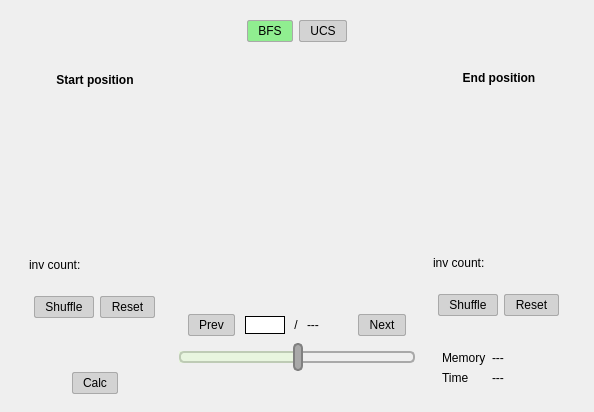
<?xml version="1.0" encoding="UTF-8"?>
<ui version="4.0">
 <class>Form</class>
 <widget class="QWidget" name="Form">
  <property name="geometry">
   <rect>
    <x>0</x>
    <y>0</y>
    <width>594</width>
    <height>412</height>
   </rect>
  </property>
  <property name="windowTitle">
   <string>Form</string>
  </property>
  <property name="styleSheet">
   <string notr="true">QPushButton {
	border-style: solid;
	border-width: 1px;
	border-color: darkgray;
	border-radius: 2px;
	background-color: lightgray;
	padding: 3 px; 
	padding-left : 10 px;
	padding-right: 10 px;
	<!-- text-margin: 10 px; -->
}

QPushButton::hover {
	background-color: lightblue;
}

QPushButton::checked {
	background-color: lightgreen;
}

QPushButton::checked:hover {
	background-color: rgb(144, 238, 188);

}</string>
  </property>
  <layout class="QVBoxLayout" name="verticalLayout">
   <property name="spacing">
    <number>0</number>
   </property>
   <property name="bottomMargin">
    <number>0</number>
   </property>
   <item>
    <widget class="QWidget" name="widget_2" native="true">
     <property name="sizePolicy">
      <sizepolicy hsizetype="Preferred" vsizetype="Maximum">
       <horstretch>0</horstretch>
       <verstretch>0</verstretch>
      </sizepolicy>
     </property>
     <property name="styleSheet">
      <string notr="true">QPushButton{
	

}</string>
     </property>
     <layout class="QHBoxLayout" name="horizontalLayout">
      <property name="bottomMargin">
       <number>9</number>
      </property>
      <item>
       <spacer name="horizontalSpacer_17">
        <property name="orientation">
         <enum>Qt::Horizontal</enum>
        </property>
        <property name="sizeHint" stdset="0">
         <size>
          <width>40</width>
          <height>20</height>
         </size>
        </property>
       </spacer>
      </item>
      <item>
       <widget class="QPushButton" name="bfs_btn">
        <property name="text">
         <string>BFS</string>
        </property>
        <property name="checkable">
         <bool>true</bool>
        </property>
        <property name="checked">
         <bool>true</bool>
        </property>
       </widget>
      </item>
      <item>
       <widget class="QPushButton" name="ucs_btn">
        <property name="text">
         <string>UCS</string>
        </property>
        <property name="checkable">
         <bool>true</bool>
        </property>
        <property name="checked">
         <bool>false</bool>
        </property>
       </widget>
      </item>
      <item>
       <spacer name="horizontalSpacer_21">
        <property name="orientation">
         <enum>Qt::Horizontal</enum>
        </property>
        <property name="sizeHint" stdset="0">
         <size>
          <width>40</width>
          <height>20</height>
         </size>
        </property>
       </spacer>
      </item>
     </layout>
    </widget>
   </item>
   <item>
    <widget class="QWidget" name="widget" native="true">
     <layout class="QHBoxLayout" name="horizontalLayout_2">
      <property name="spacing">
       <number>0</number>
      </property>
      <property name="bottomMargin">
       <number>0</number>
      </property>
      <item>
       <widget class="QWidget" name="sw_p" native="true">
        <layout class="QVBoxLayout" name="verticalLayout_2">
         <property name="leftMargin">
          <number>0</number>
         </property>
         <property name="rightMargin">
          <number>0</number>
         </property>
         <property name="bottomMargin">
          <number>9</number>
         </property>
         <item>
          <spacer name="verticalSpacer">
           <property name="orientation">
            <enum>Qt::Vertical</enum>
           </property>
           <property name="sizeHint" stdset="0">
            <size>
             <width>20</width>
             <height>3</height>
            </size>
           </property>
          </spacer>
         </item>
         <item>
          <widget class="QLabel" name="label">
           <property name="font">
            <font>
             <weight>75</weight>
             <bold>true</bold>
            </font>
           </property>
           <property name="text">
            <string>Start position</string>
           </property>
           <property name="alignment">
            <set>Qt::AlignCenter</set>
           </property>
          </widget>
         </item>
         <item>
          <widget class="QWidget" name="sw" native="true">
           <property name="minimumSize">
            <size>
             <width>150</width>
             <height>150</height>
            </size>
           </property>
          </widget>
         </item>
         <item>
          <widget class="QWidget" name="widget_11" native="true">
           <layout class="QHBoxLayout" name="horizontalLayout_13">
            <item>
             <widget class="QLabel" name="label_7">
              <property name="text">
               <string>inv count:</string>
              </property>
             </widget>
            </item>
            <item>
             <widget class="QLabel" name="st_inv_lbl">
              <property name="text">
               <string/>
              </property>
             </widget>
            </item>
           </layout>
          </widget>
         </item>
         <item>
          <widget class="QWidget" name="widget_3" native="true">
           <layout class="QHBoxLayout" name="horizontalLayout_3">
            <item>
             <spacer name="horizontalSpacer">
              <property name="orientation">
               <enum>Qt::Horizontal</enum>
              </property>
              <property name="sizeHint" stdset="0">
               <size>
                <width>40</width>
                <height>20</height>
               </size>
              </property>
             </spacer>
            </item>
            <item>
             <widget class="QPushButton" name="sw_shuffle_btn">
              <property name="text">
               <string>Shuffle</string>
              </property>
             </widget>
            </item>
            <item>
             <widget class="QPushButton" name="sw_reset_btn">
              <property name="text">
               <string>Reset</string>
              </property>
             </widget>
            </item>
            <item>
             <spacer name="horizontalSpacer_2">
              <property name="orientation">
               <enum>Qt::Horizontal</enum>
              </property>
              <property name="sizeHint" stdset="0">
               <size>
                <width>40</width>
                <height>20</height>
               </size>
              </property>
             </spacer>
            </item>
           </layout>
          </widget>
         </item>
         <item>
          <spacer name="verticalSpacer_2">
           <property name="orientation">
            <enum>Qt::Vertical</enum>
           </property>
           <property name="sizeType">
            <enum>QSizePolicy::MinimumExpanding</enum>
           </property>
           <property name="sizeHint" stdset="0">
            <size>
             <width>20</width>
             <height>30</height>
            </size>
           </property>
          </spacer>
         </item>
         <item>
          <widget class="QWidget" name="widget_8" native="true">
           <layout class="QHBoxLayout" name="horizontalLayout_10">
            <item>
             <spacer name="horizontalSpacer_15">
              <property name="orientation">
               <enum>Qt::Horizontal</enum>
              </property>
              <property name="sizeHint" stdset="0">
               <size>
                <width>40</width>
                <height>20</height>
               </size>
              </property>
             </spacer>
            </item>
            <item>
             <widget class="QPushButton" name="calc_btn">
              <property name="text">
               <string>Calc</string>
              </property>
             </widget>
            </item>
            <item>
             <spacer name="horizontalSpacer_16">
              <property name="orientation">
               <enum>Qt::Horizontal</enum>
              </property>
              <property name="sizeHint" stdset="0">
               <size>
                <width>40</width>
                <height>20</height>
               </size>
              </property>
             </spacer>
            </item>
           </layout>
          </widget>
         </item>
        </layout>
       </widget>
      </item>
      <item>
       <widget class="QWidget" name="widget_5" native="true">
        <layout class="QVBoxLayout" name="verticalLayout_4">
         <item>
          <widget class="QWidget" name="widget_7" native="true">
           <layout class="QGridLayout" name="gridLayout">
            <property name="topMargin">
             <number>0</number>
            </property>
            <item row="0" column="0">
             <widget class="QWidget" name="mw" native="true">
              <property name="sizePolicy">
               <sizepolicy hsizetype="Maximum" vsizetype="Maximum">
                <horstretch>0</horstretch>
                <verstretch>0</verstretch>
               </sizepolicy>
              </property>
              <property name="minimumSize">
               <size>
                <width>200</width>
                <height>200</height>
               </size>
              </property>
             </widget>
            </item>
           </layout>
          </widget>
         </item>
         <item>
          <spacer name="verticalSpacer_5">
           <property name="orientation">
            <enum>Qt::Vertical</enum>
           </property>
           <property name="sizeHint" stdset="0">
            <size>
             <width>20</width>
             <height>40</height>
            </size>
           </property>
          </spacer>
         </item>
         <item>
          <widget class="QWidget" name="widget_6" native="true">
           <layout class="QHBoxLayout" name="horizontalLayout_9">
            <property name="topMargin">
             <number>0</number>
            </property>
            <property name="bottomMargin">
             <number>0</number>
            </property>
            <item>
             <widget class="QPushButton" name="prev_btn">
              <property name="text">
               <string>Prev</string>
              </property>
             </widget>
            </item>
            <item>
             <spacer name="horizontalSpacer_13">
              <property name="orientation">
               <enum>Qt::Horizontal</enum>
              </property>
              <property name="sizeHint" stdset="0">
               <size>
                <width>40</width>
                <height>20</height>
               </size>
              </property>
             </spacer>
            </item>
            <item>
             <widget class="QLineEdit" name="cur_step_le">
              <property name="sizePolicy">
               <sizepolicy hsizetype="Fixed" vsizetype="Fixed">
                <horstretch>0</horstretch>
                <verstretch>0</verstretch>
               </sizepolicy>
              </property>
              <property name="minimumSize">
               <size>
                <width>40</width>
                <height>0</height>
               </size>
              </property>
              <property name="maximumSize">
               <size>
                <width>40</width>
                <height>16777215</height>
               </size>
              </property>
              <property name="styleSheet">
               <string notr="true">QLineEdit {
	border: 1px solid black;
}</string>
              </property>
              <property name="alignment">
               <set>Qt::AlignRight|Qt::AlignTrailing|Qt::AlignVCenter</set>
              </property>
             </widget>
            </item>
            <item>
             <widget class="QLabel" name="label_3">
              <property name="sizePolicy">
               <sizepolicy hsizetype="Fixed" vsizetype="Preferred">
                <horstretch>0</horstretch>
                <verstretch>0</verstretch>
               </sizepolicy>
              </property>
              <property name="minimumSize">
               <size>
                <width>10</width>
                <height>0</height>
               </size>
              </property>
              <property name="text">
               <string> / </string>
              </property>
             </widget>
            </item>
            <item>
             <widget class="QLabel" name="steps_lbl">
              <property name="sizePolicy">
               <sizepolicy hsizetype="Fixed" vsizetype="Preferred">
                <horstretch>0</horstretch>
                <verstretch>0</verstretch>
               </sizepolicy>
              </property>
              <property name="minimumSize">
               <size>
                <width>40</width>
                <height>0</height>
               </size>
              </property>
              <property name="maximumSize">
               <size>
                <width>40</width>
                <height>16777215</height>
               </size>
              </property>
              <property name="text">
               <string>---</string>
              </property>
             </widget>
            </item>
            <item>
             <spacer name="horizontalSpacer_14">
              <property name="orientation">
               <enum>Qt::Horizontal</enum>
              </property>
              <property name="sizeHint" stdset="0">
               <size>
                <width>40</width>
                <height>20</height>
               </size>
              </property>
             </spacer>
            </item>
            <item>
             <widget class="QPushButton" name="next_btn">
              <property name="text">
               <string>Next</string>
              </property>
             </widget>
            </item>
           </layout>
          </widget>
         </item>
         <item>
          <widget class="QSlider" name="slider">
           <property name="minimumSize">
            <size>
             <width>0</width>
             <height>30</height>
            </size>
           </property>
           <property name="styleSheet">
            <string notr="true">QSlider::groove:horizontal {
    border: 2px solid darkgray;
	border-radius: 5px;
    height: 8px;
    margin: 0px;
    }
QSlider::handle:horizontal { 
	background-color: darkgray; 
	border: 2px solid gray; 
	width: 6px; 
	height: 24px; 
	line-height: 20px; 
	margin-top: -10px; 
	margin-bottom: -10px; 
	border-radius: 5px; 
}
QSlider::add-page:horizontal {
}

QSlider::sub-page:horizontal {
    background-color: rgba(223, 255, 198,100);
	border-radius: 2 px;
	border: solid 2px black;
}</string>
           </property>
           <property name="sliderPosition">
            <number>50</number>
           </property>
           <property name="orientation">
            <enum>Qt::Horizontal</enum>
           </property>
          </widget>
         </item>
         <item>
          <spacer name="verticalSpacer_6">
           <property name="orientation">
            <enum>Qt::Vertical</enum>
           </property>
           <property name="sizeHint" stdset="0">
            <size>
             <width>20</width>
             <height>40</height>
            </size>
           </property>
          </spacer>
         </item>
        </layout>
       </widget>
      </item>
      <item>
       <widget class="QWidget" name="ew_p" native="true">
        <layout class="QVBoxLayout" name="verticalLayout_3">
         <property name="leftMargin">
          <number>0</number>
         </property>
         <property name="rightMargin">
          <number>0</number>
         </property>
         <property name="bottomMargin">
          <number>9</number>
         </property>
         <item>
          <spacer name="verticalSpacer_3">
           <property name="orientation">
            <enum>Qt::Vertical</enum>
           </property>
           <property name="sizeHint" stdset="0">
            <size>
             <width>20</width>
             <height>40</height>
            </size>
           </property>
          </spacer>
         </item>
         <item>
          <widget class="QLabel" name="label_2">
           <property name="font">
            <font>
             <weight>75</weight>
             <bold>true</bold>
            </font>
           </property>
           <property name="text">
            <string>End position</string>
           </property>
           <property name="alignment">
            <set>Qt::AlignCenter</set>
           </property>
          </widget>
         </item>
         <item>
          <widget class="QWidget" name="ew" native="true">
           <property name="minimumSize">
            <size>
             <width>150</width>
             <height>150</height>
            </size>
           </property>
          </widget>
         </item>
         <item>
          <widget class="QWidget" name="widget_12" native="true">
           <layout class="QHBoxLayout" name="horizontalLayout_14">
            <item>
             <widget class="QLabel" name="label_8">
              <property name="text">
               <string>inv count:</string>
              </property>
             </widget>
            </item>
            <item>
             <widget class="QLabel" name="en_inv_lbl">
              <property name="text">
               <string/>
              </property>
             </widget>
            </item>
           </layout>
          </widget>
         </item>
         <item>
          <widget class="QWidget" name="widget_4" native="true">
           <layout class="QHBoxLayout" name="horizontalLayout_8">
            <item>
             <spacer name="horizontalSpacer_11">
              <property name="orientation">
               <enum>Qt::Horizontal</enum>
              </property>
              <property name="sizeHint" stdset="0">
               <size>
                <width>40</width>
                <height>20</height>
               </size>
              </property>
             </spacer>
            </item>
            <item>
             <widget class="QPushButton" name="ew_shuffle_btn">
              <property name="text">
               <string>Shuffle</string>
              </property>
             </widget>
            </item>
            <item>
             <widget class="QPushButton" name="ew_reset_btn">
              <property name="text">
               <string>Reset</string>
              </property>
             </widget>
            </item>
            <item>
             <spacer name="horizontalSpacer_12">
              <property name="orientation">
               <enum>Qt::Horizontal</enum>
              </property>
              <property name="sizeHint" stdset="0">
               <size>
                <width>40</width>
                <height>20</height>
               </size>
              </property>
             </spacer>
            </item>
           </layout>
          </widget>
         </item>
         <item>
          <spacer name="verticalSpacer_4">
           <property name="orientation">
            <enum>Qt::Vertical</enum>
           </property>
           <property name="sizeHint" stdset="0">
            <size>
             <width>20</width>
             <height>40</height>
            </size>
           </property>
          </spacer>
         </item>
         <item>
          <widget class="QWidget" name="widget_9" native="true">
           <layout class="QHBoxLayout" name="horizontalLayout_11">
            <item>
             <widget class="QWidget" name="widget_10" native="true">
              <layout class="QFormLayout" name="formLayout">
               <item row="0" column="0">
                <widget class="QLabel" name="label_5">
                 <property name="text">
                  <string>Memory</string>
                 </property>
                </widget>
               </item>
               <item row="1" column="0">
                <widget class="QLabel" name="label_6">
                 <property name="text">
                  <string>Time</string>
                 </property>
                </widget>
               </item>
               <item row="0" column="1">
                <widget class="QLabel" name="memory_lbl">
                 <property name="text">
                  <string>---</string>
                 </property>
                </widget>
               </item>
               <item row="1" column="1">
                <widget class="QLabel" name="time_lbl">
                 <property name="text">
                  <string>---</string>
                 </property>
                </widget>
               </item>
              </layout>
             </widget>
            </item>
            <item>
             <spacer name="horizontalSpacer_18">
              <property name="orientation">
               <enum>Qt::Horizontal</enum>
              </property>
              <property name="sizeHint" stdset="0">
               <size>
                <width>40</width>
                <height>20</height>
               </size>
              </property>
             </spacer>
            </item>
           </layout>
          </widget>
         </item>
        </layout>
       </widget>
      </item>
     </layout>
    </widget>
   </item>
  </layout>
 </widget>
 <resources/>
 <connections/>
</ui>
